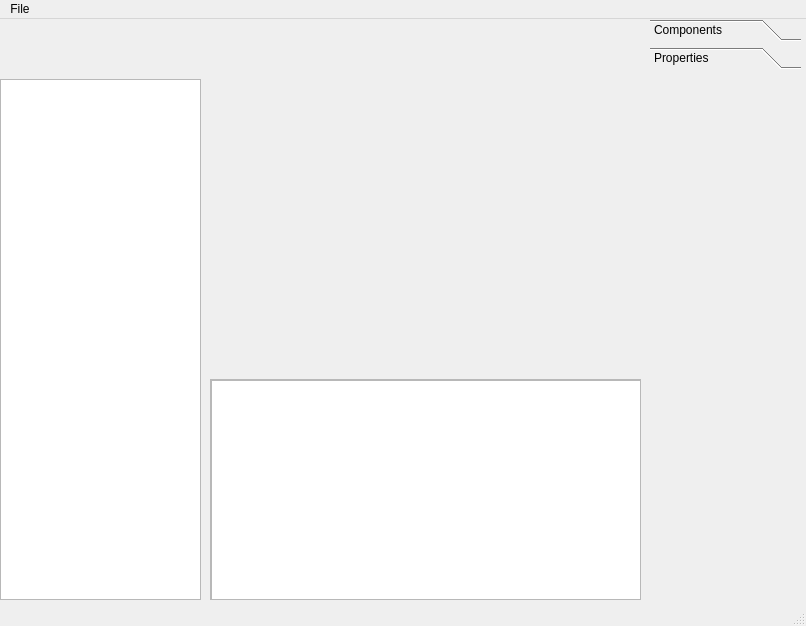
<?xml version="1.0" encoding="UTF-8"?>
<ui version="4.0">
 <class>MainWindow</class>
 <widget class="QMainWindow" name="MainWindow">
  <property name="geometry">
   <rect>
    <x>0</x>
    <y>0</y>
    <width>806</width>
    <height>626</height>
   </rect>
  </property>
  <property name="windowTitle">
   <string>Totem EDK - Entity Editor</string>
  </property>
  <widget class="QWidget" name="centralwidget">
   <widget class="QWidget" name="verticalLayoutWidget">
    <property name="geometry">
     <rect>
      <x>650</x>
      <y>0</y>
      <width>151</width>
      <height>581</height>
     </rect>
    </property>
    <layout class="QVBoxLayout" name="Toolbox_Layout">
     <item>
      <widget class="QToolBox" name="toolBox">
       <property name="currentIndex">
        <number>1</number>
       </property>
       <widget class="QWidget" name="components">
        <property name="geometry">
         <rect>
          <x>0</x>
          <y>0</y>
          <width>149</width>
          <height>525</height>
         </rect>
        </property>
        <attribute name="label">
         <string>Components</string>
        </attribute>
       </widget>
       <widget class="QWidget" name="properties">
        <property name="geometry">
         <rect>
          <x>0</x>
          <y>0</y>
          <width>149</width>
          <height>525</height>
         </rect>
        </property>
        <attribute name="label">
         <string>Properties</string>
        </attribute>
       </widget>
      </widget>
     </item>
    </layout>
   </widget>
   <widget class="QWidget" name="verticalLayoutWidget_2">
    <property name="geometry">
     <rect>
      <x>210</x>
      <y>60</y>
      <width>431</width>
      <height>291</height>
     </rect>
    </property>
    <layout class="QVBoxLayout" name="GL_Layout"/>
   </widget>
   <widget class="QWidget" name="verticalLayoutWidget_3">
    <property name="geometry">
     <rect>
      <x>210</x>
      <y>360</y>
      <width>431</width>
      <height>221</height>
     </rect>
    </property>
    <layout class="QVBoxLayout" name="verticalLayout">
     <item>
      <widget class="QScrollArea" name="scrollArea">
       <property name="widgetResizable">
        <bool>true</bool>
       </property>
       <widget class="QWidget" name="scrollAreaWidgetContents">
        <property name="geometry">
         <rect>
          <x>0</x>
          <y>0</y>
          <width>427</width>
          <height>217</height>
         </rect>
        </property>
        <widget class="QTextEdit" name="textEdit">
         <property name="geometry">
          <rect>
           <x>0</x>
           <y>0</y>
           <width>431</width>
           <height>221</height>
          </rect>
         </property>
        </widget>
       </widget>
      </widget>
     </item>
    </layout>
   </widget>
   <widget class="QWidget" name="horizontalLayoutWidget">
    <property name="geometry">
     <rect>
      <x>0</x>
      <y>0</y>
      <width>641</width>
      <height>51</height>
     </rect>
    </property>
    <layout class="QHBoxLayout" name="horizontalLayout"/>
   </widget>
   <widget class="QWidget" name="verticalLayoutWidget_4">
    <property name="geometry">
     <rect>
      <x>0</x>
      <y>60</y>
      <width>201</width>
      <height>521</height>
     </rect>
    </property>
    <layout class="QVBoxLayout" name="verticalLayout_4">
     <item>
      <widget class="QTreeView" name="treeView"/>
     </item>
    </layout>
   </widget>
  </widget>
  <widget class="QMenuBar" name="menubar">
   <property name="geometry">
    <rect>
     <x>0</x>
     <y>0</y>
     <width>806</width>
     <height>21</height>
    </rect>
   </property>
   <widget class="QMenu" name="menuFile">
    <property name="title">
     <string>File</string>
    </property>
    <addaction name="actionNew_Entity"/>
    <addaction name="actionOpen_Entity"/>
    <addaction name="separator"/>
    <addaction name="actionSave"/>
    <addaction name="actionSave_As"/>
    <addaction name="actionClose"/>
    <addaction name="separator"/>
    <addaction name="actionExit"/>
    <addaction name="separator"/>
    <addaction name="actionQuit"/>
   </widget>
   <addaction name="menuFile"/>
  </widget>
  <widget class="QStatusBar" name="statusbar"/>
  <action name="actionNew_Entity">
   <property name="text">
    <string>New...</string>
   </property>
  </action>
  <action name="actionOpen_Entity">
   <property name="text">
    <string>Open...</string>
   </property>
  </action>
  <action name="actionSave">
   <property name="text">
    <string>Save</string>
   </property>
  </action>
  <action name="actionSave_As">
   <property name="text">
    <string>Save As...</string>
   </property>
  </action>
  <action name="actionClose">
   <property name="text">
    <string>Save As Template...</string>
   </property>
  </action>
  <action name="actionExit">
   <property name="text">
    <string>Close</string>
   </property>
  </action>
  <action name="actionQuit">
   <property name="text">
    <string>Quit</string>
   </property>
  </action>
 </widget>
 <resources/>
 <connections/>
</ui>
